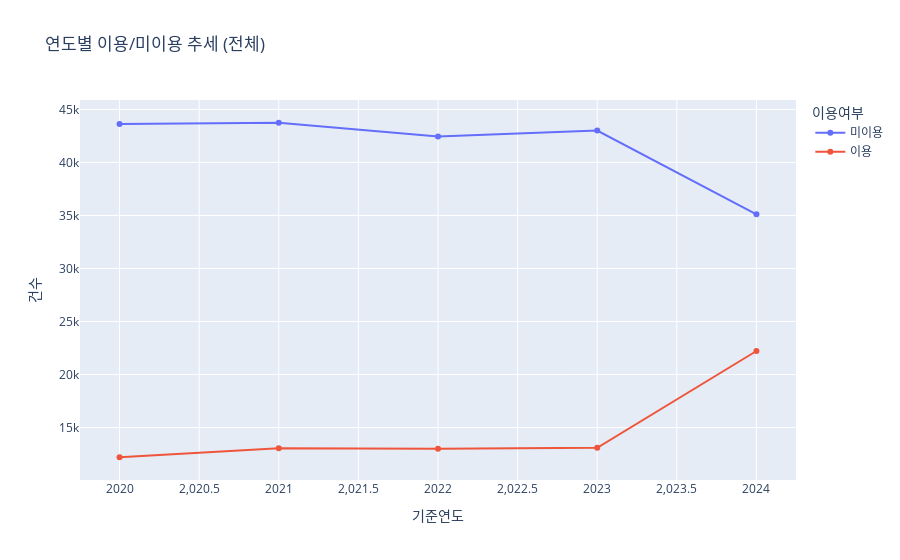
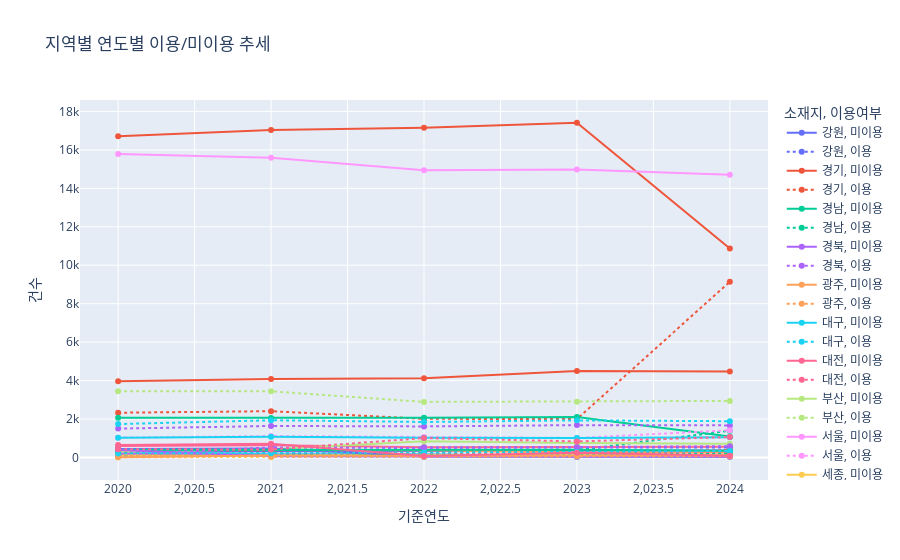

Notebook code cell kept with these figures, in order:
### Code cell
import plotly.express as px

# 전체
fig1 = px.line(total_melted, x='기준연도', y='건수', color='이용여부', markers=True,
               title='연도별 이용/미이용 추세 (전체)')
fig1.show()

# 지역별
fig2 = px.line(regional_melted, x='기준연도', y='건수', color='소재지',
               line_dash='이용여부', markers=True,
               title='지역별 연도별 이용/미이용 추세')
fig2.show()

### Figure 1 — Plotly figure (JSON) as saved in the notebook; plotly's stock layout.template omitted (floating-point values rounded to 4 significant figures)
{"data": [{"hovertemplate": "이용여부=미이용<br>기준연도=%{x}<br>건수=%{y}<extra></extra>", "legendgroup": "미이용", "line": {"color": "#636efa", "dash": "solid"}, "marker": {"symbol": "circle"}, "mode": "lines+markers", "name": "미이용", "orientation": "v", "showlegend": true, "type": "scatter", "x": [2020, 2021, 2022, 2023, 2024], "xaxis": "x", "y": [43630, 43746, 42443, 43010, 35112], "yaxis": "y"}, {"hovertemplate": "이용여부=이용<br>기준연도=%{x}<br>건수=%{y}<extra></extra>", "legendgroup": "이용", "line": {"color": "#EF553B", "dash": "solid"}, "marker": {"symbol": "circle"}, "mode": "lines+markers", "name": "이용", "orientation": "v", "showlegend": true, "type": "scatter", "x": [2020, 2021, 2022, 2023, 2024], "xaxis": "x", "y": [12198, 13057, 13000, 13090, 22220], "yaxis": "y"}], "layout": {"legend": {"title": {"text": "이용여부"}, "tracegroupgap": 0}, "title": {"text": "연도별 이용/미이용 추세 (전체)"}, "xaxis": {"anchor": "y", "domain": [0, 1], "title": {"text": "기준연도"}}, "yaxis": {"anchor": "x", "domain": [0, 1], "title": {"text": "건수"}}}}

### Figure 2 — Plotly figure (JSON) as saved in the notebook; plotly's stock layout.template omitted (floating-point values rounded to 4 significant figures)
{"data": [{"hovertemplate": "소재지=강원<br>이용여부=미이용<br>기준연도=%{x}<br>건수=%{y}<extra></extra>", "legendgroup": "강원, 미이용", "line": {"color": "#636efa", "dash": "solid"}, "marker": {"symbol": "circle"}, "mode": "lines+markers", "name": "강원, 미이용", "orientation": "v", "showlegend": true, "type": "scatter", "x": [2020, 2021, 2022, 2023, 2024], "xaxis": "x", "y": [305, 314, 335, 351, 367], "yaxis": "y"}, {"hovertemplate": "소재지=강원<br>이용여부=이용<br>기준연도=%{x}<br>건수=%{y}<extra></extra>", "legendgroup": "강원, 이용", "line": {"color": "#636efa", "dash": "dot"}, "marker": {"symbol": "circle"}, "mode": "lines+markers", "name": "강원, 이용", "orientation": "v", "showlegend": true, "type": "scatter", "x": [2020, 2021, 2022, 2023, 2024], "xaxis": "x", "y": [103, 117, 121, 123, 124], "yaxis": "y"}, {"hovertemplate": "소재지=경기<br>이용여부=미이용<br>기준연도=%{x}<br>건수=%{y}<extra></extra>", "legendgroup": "경기, 미이용", "line": {"color": "#EF553B", "dash": "solid"}, "marker": {"symbol": "circle"}, "mode": "lines+markers", "name": "경기, 미이용", "orientation": "v", "showlegend": true, "type": "scatter", "x": [2020, 2021, 2022, 2023, 2024], "xaxis": "x", "y": [16708, 17035, 17155, 17411, 10875], "yaxis": "y"}, {"hovertemplate": "소재지=경기<br>이용여부=이용<br>기준연도=%{x}<br>건수=%{y}<extra></extra>", "legendgroup": "경기, 이용", "line": {"color": "#EF553B", "dash": "dot"}, "marker": {"symbol": "circle"}, "mode": "lines+markers", "name": "경기, 이용", "orientation": "v", "showlegend": true, "type": "scatter", "x": [2020, 2021, 2022, 2023, 2024], "xaxis": "x", "y": [2328, 2408, 2012, 1997, 9140], "yaxis": "y"}, {"hovertemplate": "소재지=경남<br>이용여부=미이용<br>기준연도=%{x}<br>건수=%{y}<extra></extra>", "legendgroup": "경남, 미이용", "line": {"color": "#00cc96", "dash": "solid"}, "marker": {"symbol": "circle"}, "mode": "lines+markers", "name": "경남, 미이용", "orientation": "v", "showlegend": true, "type": "scatter", "x": [2020, 2021, 2022, 2023, 2024], "xaxis": "x", "y": [2065, 2050, 2062, 2106, 1089], "yaxis": "y"}, {"hovertemplate": "소재지=경남<br>이용여부=이용<br>기준연도=%{x}<br>건수=%{y}<extra></extra>", "legendgroup": "경남, 이용", "line": {"color": "#00cc96", "dash": "dot"}, "marker": {"symbol": "circle"}, "mode": "lines+markers", "name": "경남, 이용", "orientation": "v", "showlegend": true, "type": "scatter", "x": [2020, 2021, 2022, 2023, 2024], "xaxis": "x", "y": [416, 435, 366, 377, 1391], "yaxis": "y"}, {"hovertemplate": "소재지=경북<br>이용여부=미이용<br>기준연도=%{x}<br>건수=%{y}<extra></extra>", "legendgroup": "경북, 미이용", "line": {"color": "#ab63fa", "dash": "solid"}, "marker": {"symbol": "circle"}, "mode": "lines+markers", "name": "경북, 미이용", "orientation": "v", "showlegend": true, "type": "scatter", "x": [2020, 2021, 2022, 2023, 2024], "xaxis": "x", "y": [195, 144, 135, 88, 125], "yaxis": "y"}, {"hovertemplate": "소재지=경북<br>이용여부=이용<br>기준연도=%{x}<br>건수=%{y}<extra></extra>", "legendgroup": "경북, 이용", "line": {"color": "#ab63fa", "dash": "dot"}, "marker": {"symbol": "circle"}, "mode": "lines+markers", "name": "경북, 이용", "orientation": "v", "showlegend": true, "type": "scatter", "x": [2020, 2021, 2022, 2023, 2024], "xaxis": "x", "y": [1502, 1639, 1616, 1683, 1669], "yaxis": "y"}, {"hovertemplate": "소재지=광주<br>이용여부=미이용<br>기준연도=%{x}<br>건수=%{y}<extra></extra>", "legendgroup": "광주, 미이용", "line": {"color": "#FFA15A", "dash": "solid"}, "marker": {"symbol": "circle"}, "mode": "lines+markers", "name": "광주, 미이용", "orientation": "v", "showlegend": true, "type": "scatter", "x": [2020, 2021, 2022, 2023, 2024], "xaxis": "x", "y": [399, 381, 373, 262, 260], "yaxis": "y"}, {"hovertemplate": "소재지=광주<br>이용여부=이용<br>기준연도=%{x}<br>건수=%{y}<extra></extra>", "legendgroup": "광주, 이용", "line": {"color": "#FFA15A", "dash": "dot"}, "marker": {"symbol": "circle"}, "mode": "lines+markers", "name": "광주, 이용", "orientation": "v", "showlegend": true, "type": "scatter", "x": [2020, 2021, 2022, 2023, 2024], "xaxis": "x", "y": [82, 92, 81, 212, 225], "yaxis": "y"}, {"hovertemplate": "소재지=대구<br>이용여부=미이용<br>기준연도=%{x}<br>건수=%{y}<extra></extra>", "legendgroup": "대구, 미이용", "line": {"color": "#19d3f3", "dash": "solid"}, "marker": {"symbol": "circle"}, "mode": "lines+markers", "name": "대구, 미이용", "orientation": "v", "showlegend": true, "type": "scatter", "x": [2020, 2021, 2022, 2023, 2024], "xaxis": "x", "y": [313, 164, 164, 64, 121], "yaxis": "y"}, {"hovertemplate": "소재지=대구<br>이용여부=이용<br>기준연도=%{x}<br>건수=%{y}<extra></extra>", "legendgroup": "대구, 이용", "line": {"color": "#19d3f3", "dash": "dot"}, "marker": {"symbol": "circle"}, "mode": "lines+markers", "name": "대구, 이용", "orientation": "v", "showlegend": true, "type": "scatter", "x": [2020, 2021, 2022, 2023, 2024], "xaxis": "x", "y": [1738, 1936, 1846, 1931, 1887], "yaxis": "y"}, {"hovertemplate": "소재지=대전<br>이용여부=미이용<br>기준연도=%{x}<br>건수=%{y}<extra></extra>", "legendgroup": "대전, 미이용", "line": {"color": "#FF6692", "dash": "solid"}, "marker": {"symbol": "circle"}, "mode": "lines+markers", "name": "대전, 미이용", "orientation": "v", "showlegend": true, "type": "scatter", "x": [2020, 2021, 2022, 2023, 2024], "xaxis": "x", "y": [597, 632, 538, 541, 559], "yaxis": "y"}, {"hovertemplate": "소재지=대전<br>이용여부=이용<br>기준연도=%{x}<br>건수=%{y}<extra></extra>", "legendgroup": "대전, 이용", "line": {"color": "#FF6692", "dash": "dot"}, "marker": {"symbol": "circle"}, "mode": "lines+markers", "name": "대전, 이용", "orientation": "v", "showlegend": true, "type": "scatter", "x": [2020, 2021, 2022, 2023, 2024], "xaxis": "x", "y": [148, 157, 258, 227, 248], "yaxis": "y"}, {"hovertemplate": "소재지=부산<br>이용여부=미이용<br>기준연도=%{x}<br>건수=%{y}<extra></extra>", "legendgroup": "부산, 미이용", "line": {"color": "#B6E880", "dash": "solid"}, "marker": {"symbol": "circle"}, "mode": "lines+markers", "name": "부산, 미이용", "orientation": "v", "showlegend": true, "type": "scatter", "x": [2020, 2021, 2022, 2023, 2024], "xaxis": "x", "y": [296, 423, 838, 748, 719], "yaxis": "y"}, {"hovertemplate": "소재지=부산<br>이용여부=이용<br>기준연도=%{x}<br>건수=%{y}<extra></extra>", "legendgroup": "부산, 이용", "line": {"color": "#B6E880", "dash": "dot"}, "marker": {"symbol": "circle"}, "mode": "lines+markers", "name": "부산, 이용", "orientation": "v", "showlegend": true, "type": "scatter", "x": [2020, 2021, 2022, 2023, 2024], "xaxis": "x", "y": [3451, 3442, 2891, 2900, 2942], "yaxis": "y"}, {"hovertemplate": "소재지=서울<br>이용여부=미이용<br>기준연도=%{x}<br>건수=%{y}<extra></extra>", "legendgroup": "서울, 미이용", "line": {"color": "#FF97FF", "dash": "solid"}, "marker": {"symbol": "circle"}, "mode": "lines+markers", "name": "서울, 미이용", "orientation": "v", "showlegend": true, "type": "scatter", "x": [2020, 2021, 2022, 2023, 2024], "xaxis": "x", "y": [15784, 15585, 14939, 14978, 14705], "yaxis": "y"}, {"hovertemplate": "소재지=서울<br>이용여부=이용<br>기준연도=%{x}<br>건수=%{y}<extra></extra>", "legendgroup": "서울, 이용", "line": {"color": "#FF97FF", "dash": "dot"}, "marker": {"symbol": "circle"}, "mode": "lines+markers", "name": "서울, 이용", "orientation": "v", "showlegend": true, "type": "scatter", "x": [2020, 2021, 2022, 2023, 2024], "xaxis": "x", "y": [1030, 1116, 1070, 1014, 1418], "yaxis": "y"}, {"hovertemplate": "소재지=세종<br>이용여부=미이용<br>기준연도=%{x}<br>건수=%{y}<extra></extra>", "legendgroup": "세종, 미이용", "line": {"color": "#FECB52", "dash": "solid"}, "marker": {"symbol": "circle"}, "mode": "lines+markers", "name": "세종, 미이용", "orientation": "v", "showlegend": true, "type": "scatter", "x": [2020, 2021, 2022, 2023, 2024], "xaxis": "x", "y": [92, 117, 115, 108, 128], "yaxis": "y"}, {"hovertemplate": "소재지=세종<br>이용여부=이용<br>기준연도=%{x}<br>건수=%{y}<extra></extra>", "legendgroup": "세종, 이용", "line": {"color": "#FECB52", "dash": "dot"}, "marker": {"symbol": "circle"}, "mode": "lines+markers", "name": "세종, 이용", "orientation": "v", "showlegend": true, "type": "scatter", "x": [2020, 2021, 2022, 2023, 2024], "xaxis": "x", "y": [16, 12, 21, 24, 35], "yaxis": "y"}, {"hovertemplate": "소재지=울산<br>이용여부=미이용<br>기준연도=%{x}<br>건수=%{y}<extra></extra>", "legendgroup": "울산, 미이용", "line": {"color": "#636efa", "dash": "solid"}, "marker": {"symbol": "circle"}, "mode": "lines+markers", "name": "울산, 미이용", "orientation": "v", "showlegend": true, "type": "scatter", "x": [2020, 2021, 2022, 2023, 2024], "xaxis": "x", "y": [442, 472, 54, 33, 33], "yaxis": "y"}, {"hovertemplate": "소재지=울산<br>이용여부=이용<br>기준연도=%{x}<br>건수=%{y}<extra></extra>", "legendgroup": "울산, 이용", "line": {"color": "#636efa", "dash": "dot"}, "marker": {"symbol": "circle"}, "mode": "lines+markers", "name": "울산, 이용", "orientation": "v", "showlegend": true, "type": "scatter", "x": [2020, 2021, 2022, 2023, 2024], "xaxis": "x", "y": [114, 101, 521, 525, 518], "yaxis": "y"}, {"hovertemplate": "소재지=인천<br>이용여부=미이용<br>기준연도=%{x}<br>건수=%{y}<extra></extra>", "legendgroup": "인천, 미이용", "line": {"color": "#EF553B", "dash": "solid"}, "marker": {"symbol": "circle"}, "mode": "lines+markers", "name": "인천, 미이용", "orientation": "v", "showlegend": true, "type": "scatter", "x": [2020, 2021, 2022, 2023, 2024], "xaxis": "x", "y": [3967, 4079, 4124, 4499, 4477], "yaxis": "y"}, {"hovertemplate": "소재지=인천<br>이용여부=이용<br>기준연도=%{x}<br>건수=%{y}<extra></extra>", "legendgroup": "인천, 이용", "line": {"color": "#EF553B", "dash": "dot"}, "marker": {"symbol": "circle"}, "mode": "lines+markers", "name": "인천, 이용", "orientation": "v", "showlegend": true, "type": "scatter", "x": [2020, 2021, 2022, 2023, 2024], "xaxis": "x", "y": [250, 268, 257, 255, 376], "yaxis": "y"}, {"hovertemplate": "소재지=전남<br>이용여부=미이용<br>기준연도=%{x}<br>건수=%{y}<extra></extra>", "legendgroup": "전남, 미이용", "line": {"color": "#00cc96", "dash": "solid"}, "marker": {"symbol": "circle"}, "mode": "lines+markers", "name": "전남, 미이용", "orientation": "v", "showlegend": true, "type": "scatter", "x": [2020, 2021, 2022, 2023, 2024], "xaxis": "x", "y": [384, 389, 378, 407, 346], "yaxis": "y"}, {"hovertemplate": "소재지=전남<br>이용여부=이용<br>기준연도=%{x}<br>건수=%{y}<extra></extra>", "legendgroup": "전남, 이용", "line": {"color": "#00cc96", "dash": "dot"}, "marker": {"symbol": "circle"}, "mode": "lines+markers", "name": "전남, 이용", "orientation": "v", "showlegend": true, "type": "scatter", "x": [2020, 2021, 2022, 2023, 2024], "xaxis": "x", "y": [90, 95, 116, 108, 197], "yaxis": "y"}, {"hovertemplate": "소재지=전북<br>이용여부=미이용<br>기준연도=%{x}<br>건수=%{y}<extra></extra>", "legendgroup": "전북, 미이용", "line": {"color": "#ab63fa", "dash": "solid"}, "marker": {"symbol": "circle"}, "mode": "lines+markers", "name": "전북, 미이용", "orientation": "v", "showlegend": true, "type": "scatter", "x": [2020, 2021, 2022, 2023, 2024], "xaxis": "x", "y": [391, 69, 45, 57, 57], "yaxis": "y"}, {"hovertemplate": "소재지=전북<br>이용여부=이용<br>기준연도=%{x}<br>건수=%{y}<extra></extra>", "legendgroup": "전북, 이용", "line": {"color": "#ab63fa", "dash": "dot"}, "marker": {"symbol": "circle"}, "mode": "lines+markers", "name": "전북, 이용", "orientation": "v", "showlegend": true, "type": "scatter", "x": [2020, 2021, 2022, 2023, 2024], "xaxis": "x", "y": [146, 527, 495, 532, 586], "yaxis": "y"}, {"hovertemplate": "소재지=제주<br>이용여부=미이용<br>기준연도=%{x}<br>건수=%{y}<extra></extra>", "legendgroup": "제주, 미이용", "line": {"color": "#FFA15A", "dash": "solid"}, "marker": {"symbol": "circle"}, "mode": "lines+markers", "name": "제주, 미이용", "orientation": "v", "showlegend": true, "type": "scatter", "x": [2020, 2021, 2022, 2023, 2024], "xaxis": "x", "y": [16, 103, 88, 104, 118], "yaxis": "y"}, {"hovertemplate": "소재지=제주<br>이용여부=이용<br>기준연도=%{x}<br>건수=%{y}<extra></extra>", "legendgroup": "제주, 이용", "line": {"color": "#FFA15A", "dash": "dot"}, "marker": {"symbol": "circle"}, "mode": "lines+markers", "name": "제주, 이용", "orientation": "v", "showlegend": true, "type": "scatter", "x": [2020, 2021, 2022, 2023, 2024], "xaxis": "x", "y": [141, 70, 56, 60, 59], "yaxis": "y"}, {"hovertemplate": "소재지=충남<br>이용여부=미이용<br>기준연도=%{x}<br>건수=%{y}<extra></extra>", "legendgroup": "충남, 미이용", "line": {"color": "#19d3f3", "dash": "solid"}, "marker": {"symbol": "circle"}, "mode": "lines+markers", "name": "충남, 미이용", "orientation": "v", "showlegend": true, "type": "scatter", "x": [2020, 2021, 2022, 2023, 2024], "xaxis": "x", "y": [1021, 1080, 1022, 1007, 1047], "yaxis": "y"}, {"hovertemplate": "소재지=충남<br>이용여부=이용<br>기준연도=%{x}<br>건수=%{y}<extra></extra>", "legendgroup": "충남, 이용", "line": {"color": "#19d3f3", "dash": "dot"}, "marker": {"symbol": "circle"}, "mode": "lines+markers", "name": "충남, 이용", "orientation": "v", "showlegend": true, "type": "scatter", "x": [2020, 2021, 2022, 2023, 2024], "xaxis": "x", "y": [213, 226, 265, 285, 341], "yaxis": "y"}, {"hovertemplate": "소재지=충북<br>이용여부=미이용<br>기준연도=%{x}<br>건수=%{y}<extra></extra>", "legendgroup": "충북, 미이용", "line": {"color": "#FF6692", "dash": "solid"}, "marker": {"symbol": "circle"}, "mode": "lines+markers", "name": "충북, 미이용", "orientation": "v", "showlegend": true, "type": "scatter", "x": [2020, 2021, 2022, 2023, 2024], "xaxis": "x", "y": [655, 709, 78, 246, 86], "yaxis": "y"}, {"hovertemplate": "소재지=충북<br>이용여부=이용<br>기준연도=%{x}<br>건수=%{y}<extra></extra>", "legendgroup": "충북, 이용", "line": {"color": "#FF6692", "dash": "dot"}, "marker": {"symbol": "circle"}, "mode": "lines+markers", "name": "충북, 이용", "orientation": "v", "showlegend": true, "type": "scatter", "x": [2020, 2021, 2022, 2023, 2024], "xaxis": "x", "y": [430, 416, 1008, 837, 1064], "yaxis": "y"}], "layout": {"legend": {"title": {"text": "소재지, 이용여부"}, "tracegroupgap": 0}, "title": {"text": "지역별 연도별 이용/미이용 추세"}, "xaxis": {"anchor": "y", "domain": [0, 1], "title": {"text": "기준연도"}}, "yaxis": {"anchor": "x", "domain": [0, 1], "title": {"text": "건수"}}}}
